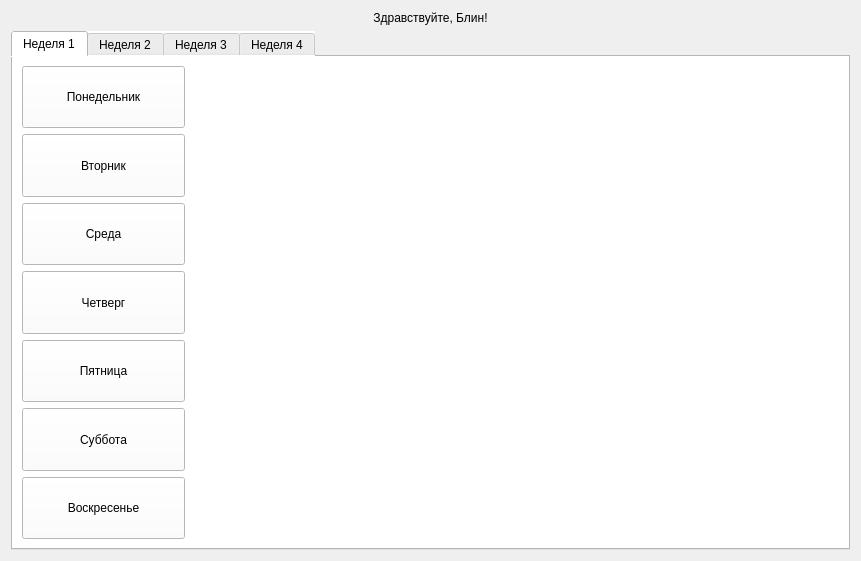
<?xml version="1.0" encoding="UTF-8"?>
<ui version="4.0">
 <class>Form</class>
 <widget class="QWidget" name="Form">
  <property name="geometry">
   <rect>
    <x>0</x>
    <y>0</y>
    <width>861</width>
    <height>561</height>
   </rect>
  </property>
  <property name="windowTitle">
   <string>Form</string>
  </property>
  <layout class="QGridLayout" name="gridLayout" columnstretch="0,0">
   <item row="1" column="0">
    <widget class="QTabWidget" name="tabWidget">
     <property name="layoutDirection">
      <enum>Qt::LeftToRight</enum>
     </property>
     <property name="autoFillBackground">
      <bool>false</bool>
     </property>
     <property name="styleSheet">
      <string notr="true">background-color: rgb(255, 255, 255);
color: rgb(0, 0, 0);</string>
     </property>
     <property name="tabPosition">
      <enum>QTabWidget::North</enum>
     </property>
     <property name="tabShape">
      <enum>QTabWidget::Rounded</enum>
     </property>
     <property name="currentIndex">
      <number>0</number>
     </property>
     <property name="elideMode">
      <enum>Qt::ElideLeft</enum>
     </property>
     <property name="usesScrollButtons">
      <bool>true</bool>
     </property>
     <property name="tabsClosable">
      <bool>false</bool>
     </property>
     <property name="movable">
      <bool>false</bool>
     </property>
     <property name="tabBarAutoHide">
      <bool>false</bool>
     </property>
     <widget class="QWidget" name="week_1">
      <attribute name="title">
       <string>Неделя 1</string>
      </attribute>
      <layout class="QHBoxLayout" name="horizontalLayout_2" stretch="1,4">
       <property name="sizeConstraint">
        <enum>QLayout::SetDefaultConstraint</enum>
       </property>
       <item>
        <layout class="QVBoxLayout" name="days_1">
         <item>
          <widget class="QPushButton" name="monday_1">
           <property name="sizePolicy">
            <sizepolicy hsizetype="Expanding" vsizetype="Expanding">
             <horstretch>0</horstretch>
             <verstretch>0</verstretch>
            </sizepolicy>
           </property>
           <property name="text">
            <string>Понедельник</string>
           </property>
          </widget>
         </item>
         <item>
          <widget class="QPushButton" name="tuesday_1">
           <property name="sizePolicy">
            <sizepolicy hsizetype="Expanding" vsizetype="Expanding">
             <horstretch>0</horstretch>
             <verstretch>0</verstretch>
            </sizepolicy>
           </property>
           <property name="text">
            <string>Вторник</string>
           </property>
          </widget>
         </item>
         <item>
          <widget class="QPushButton" name="thirthday_1">
           <property name="sizePolicy">
            <sizepolicy hsizetype="Minimum" vsizetype="Expanding">
             <horstretch>0</horstretch>
             <verstretch>0</verstretch>
            </sizepolicy>
           </property>
           <property name="text">
            <string>Среда</string>
           </property>
          </widget>
         </item>
         <item>
          <widget class="QPushButton" name="wednsday_1">
           <property name="sizePolicy">
            <sizepolicy hsizetype="Minimum" vsizetype="Expanding">
             <horstretch>0</horstretch>
             <verstretch>0</verstretch>
            </sizepolicy>
           </property>
           <property name="text">
            <string>Четверг</string>
           </property>
          </widget>
         </item>
         <item>
          <widget class="QPushButton" name="friday_1">
           <property name="sizePolicy">
            <sizepolicy hsizetype="Minimum" vsizetype="Expanding">
             <horstretch>0</horstretch>
             <verstretch>0</verstretch>
            </sizepolicy>
           </property>
           <property name="text">
            <string>Пятница</string>
           </property>
          </widget>
         </item>
         <item>
          <widget class="QPushButton" name="saturday_1">
           <property name="sizePolicy">
            <sizepolicy hsizetype="Minimum" vsizetype="Expanding">
             <horstretch>0</horstretch>
             <verstretch>0</verstretch>
            </sizepolicy>
           </property>
           <property name="text">
            <string>Суббота</string>
           </property>
          </widget>
         </item>
         <item>
          <widget class="QPushButton" name="sunday_1">
           <property name="sizePolicy">
            <sizepolicy hsizetype="Minimum" vsizetype="Expanding">
             <horstretch>0</horstretch>
             <verstretch>0</verstretch>
            </sizepolicy>
           </property>
           <property name="text">
            <string>Воскресенье</string>
           </property>
          </widget>
         </item>
        </layout>
       </item>
       <item>
        <layout class="QVBoxLayout" name="content_1"/>
       </item>
      </layout>
     </widget>
     <widget class="QWidget" name="week_2">
      <attribute name="title">
       <string>Неделя 2</string>
      </attribute>
      <layout class="QHBoxLayout" name="horizontalLayout_3" stretch="1,4">
       <item>
        <layout class="QVBoxLayout" name="days_2">
         <item>
          <widget class="QPushButton" name="monday_2">
           <property name="sizePolicy">
            <sizepolicy hsizetype="Expanding" vsizetype="Expanding">
             <horstretch>0</horstretch>
             <verstretch>0</verstretch>
            </sizepolicy>
           </property>
           <property name="text">
            <string>Понедельник</string>
           </property>
          </widget>
         </item>
         <item>
          <widget class="QPushButton" name="tuesday_2">
           <property name="sizePolicy">
            <sizepolicy hsizetype="Expanding" vsizetype="Expanding">
             <horstretch>0</horstretch>
             <verstretch>0</verstretch>
            </sizepolicy>
           </property>
           <property name="text">
            <string>Вторник</string>
           </property>
          </widget>
         </item>
         <item>
          <widget class="QPushButton" name="thirthday_2">
           <property name="sizePolicy">
            <sizepolicy hsizetype="Minimum" vsizetype="Expanding">
             <horstretch>0</horstretch>
             <verstretch>0</verstretch>
            </sizepolicy>
           </property>
           <property name="text">
            <string>Среда</string>
           </property>
          </widget>
         </item>
         <item>
          <widget class="QPushButton" name="wednsday_2">
           <property name="sizePolicy">
            <sizepolicy hsizetype="Minimum" vsizetype="Expanding">
             <horstretch>0</horstretch>
             <verstretch>0</verstretch>
            </sizepolicy>
           </property>
           <property name="text">
            <string>Четверг</string>
           </property>
          </widget>
         </item>
         <item>
          <widget class="QPushButton" name="friday_2">
           <property name="sizePolicy">
            <sizepolicy hsizetype="Minimum" vsizetype="Expanding">
             <horstretch>0</horstretch>
             <verstretch>0</verstretch>
            </sizepolicy>
           </property>
           <property name="text">
            <string>Пятница</string>
           </property>
          </widget>
         </item>
         <item>
          <widget class="QPushButton" name="saturday_2">
           <property name="sizePolicy">
            <sizepolicy hsizetype="Minimum" vsizetype="Expanding">
             <horstretch>0</horstretch>
             <verstretch>0</verstretch>
            </sizepolicy>
           </property>
           <property name="text">
            <string>Суббота</string>
           </property>
          </widget>
         </item>
         <item>
          <widget class="QPushButton" name="sunday_2">
           <property name="sizePolicy">
            <sizepolicy hsizetype="Minimum" vsizetype="Expanding">
             <horstretch>0</horstretch>
             <verstretch>0</verstretch>
            </sizepolicy>
           </property>
           <property name="text">
            <string>Воскресенье</string>
           </property>
          </widget>
         </item>
        </layout>
       </item>
       <item>
        <layout class="QVBoxLayout" name="content_2"/>
       </item>
      </layout>
     </widget>
     <widget class="QWidget" name="week_3">
      <attribute name="title">
       <string>Неделя 3</string>
      </attribute>
      <layout class="QHBoxLayout" name="horizontalLayout_4" stretch="1,4">
       <item>
        <layout class="QVBoxLayout" name="days_3">
         <item>
          <widget class="QPushButton" name="monday_3">
           <property name="sizePolicy">
            <sizepolicy hsizetype="Expanding" vsizetype="Expanding">
             <horstretch>0</horstretch>
             <verstretch>0</verstretch>
            </sizepolicy>
           </property>
           <property name="text">
            <string>Понедельник</string>
           </property>
          </widget>
         </item>
         <item>
          <widget class="QPushButton" name="tuesday_3">
           <property name="sizePolicy">
            <sizepolicy hsizetype="Expanding" vsizetype="Expanding">
             <horstretch>0</horstretch>
             <verstretch>0</verstretch>
            </sizepolicy>
           </property>
           <property name="text">
            <string>Вторник</string>
           </property>
          </widget>
         </item>
         <item>
          <widget class="QPushButton" name="thirthday_3">
           <property name="sizePolicy">
            <sizepolicy hsizetype="Minimum" vsizetype="Expanding">
             <horstretch>0</horstretch>
             <verstretch>0</verstretch>
            </sizepolicy>
           </property>
           <property name="text">
            <string>Среда</string>
           </property>
          </widget>
         </item>
         <item>
          <widget class="QPushButton" name="wednsday_3">
           <property name="sizePolicy">
            <sizepolicy hsizetype="Minimum" vsizetype="Expanding">
             <horstretch>0</horstretch>
             <verstretch>0</verstretch>
            </sizepolicy>
           </property>
           <property name="text">
            <string>Четверг</string>
           </property>
          </widget>
         </item>
         <item>
          <widget class="QPushButton" name="friday_3">
           <property name="sizePolicy">
            <sizepolicy hsizetype="Minimum" vsizetype="Expanding">
             <horstretch>0</horstretch>
             <verstretch>0</verstretch>
            </sizepolicy>
           </property>
           <property name="text">
            <string>Пятница</string>
           </property>
          </widget>
         </item>
         <item>
          <widget class="QPushButton" name="saturday_3">
           <property name="sizePolicy">
            <sizepolicy hsizetype="Minimum" vsizetype="Expanding">
             <horstretch>0</horstretch>
             <verstretch>0</verstretch>
            </sizepolicy>
           </property>
           <property name="text">
            <string>Суббота</string>
           </property>
          </widget>
         </item>
         <item>
          <widget class="QPushButton" name="sunday_3">
           <property name="sizePolicy">
            <sizepolicy hsizetype="Minimum" vsizetype="Expanding">
             <horstretch>0</horstretch>
             <verstretch>0</verstretch>
            </sizepolicy>
           </property>
           <property name="text">
            <string>Воскресенье</string>
           </property>
          </widget>
         </item>
        </layout>
       </item>
       <item>
        <layout class="QVBoxLayout" name="content_3"/>
       </item>
      </layout>
     </widget>
     <widget class="QWidget" name="week_4">
      <attribute name="title">
       <string>Неделя 4</string>
      </attribute>
      <layout class="QHBoxLayout" name="horizontalLayout_5" stretch="1,4">
       <item>
        <layout class="QVBoxLayout" name="days_4">
         <item>
          <widget class="QPushButton" name="monday_4">
           <property name="sizePolicy">
            <sizepolicy hsizetype="Expanding" vsizetype="Expanding">
             <horstretch>0</horstretch>
             <verstretch>0</verstretch>
            </sizepolicy>
           </property>
           <property name="text">
            <string>Понедельник</string>
           </property>
          </widget>
         </item>
         <item>
          <widget class="QPushButton" name="tuesday_4">
           <property name="sizePolicy">
            <sizepolicy hsizetype="Expanding" vsizetype="Expanding">
             <horstretch>0</horstretch>
             <verstretch>0</verstretch>
            </sizepolicy>
           </property>
           <property name="text">
            <string>Вторник</string>
           </property>
          </widget>
         </item>
         <item>
          <widget class="QPushButton" name="thirthday_4">
           <property name="sizePolicy">
            <sizepolicy hsizetype="Minimum" vsizetype="Expanding">
             <horstretch>0</horstretch>
             <verstretch>0</verstretch>
            </sizepolicy>
           </property>
           <property name="text">
            <string>Среда</string>
           </property>
          </widget>
         </item>
         <item>
          <widget class="QPushButton" name="wednsday_4">
           <property name="sizePolicy">
            <sizepolicy hsizetype="Minimum" vsizetype="Expanding">
             <horstretch>0</horstretch>
             <verstretch>0</verstretch>
            </sizepolicy>
           </property>
           <property name="text">
            <string>Четверг</string>
           </property>
          </widget>
         </item>
         <item>
          <widget class="QPushButton" name="friday_4">
           <property name="sizePolicy">
            <sizepolicy hsizetype="Minimum" vsizetype="Expanding">
             <horstretch>0</horstretch>
             <verstretch>0</verstretch>
            </sizepolicy>
           </property>
           <property name="text">
            <string>Пятница</string>
           </property>
          </widget>
         </item>
         <item>
          <widget class="QPushButton" name="saturday_4">
           <property name="sizePolicy">
            <sizepolicy hsizetype="Minimum" vsizetype="Expanding">
             <horstretch>0</horstretch>
             <verstretch>0</verstretch>
            </sizepolicy>
           </property>
           <property name="text">
            <string>Суббота</string>
           </property>
          </widget>
         </item>
         <item>
          <widget class="QPushButton" name="sunday_4">
           <property name="sizePolicy">
            <sizepolicy hsizetype="Minimum" vsizetype="Expanding">
             <horstretch>0</horstretch>
             <verstretch>0</verstretch>
            </sizepolicy>
           </property>
           <property name="text">
            <string>Воскресенье</string>
           </property>
          </widget>
         </item>
        </layout>
       </item>
       <item>
        <layout class="QVBoxLayout" name="content_4"/>
       </item>
      </layout>
     </widget>
    </widget>
   </item>
   <item row="0" column="0">
    <widget class="QLabel" name="label">
     <property name="text">
      <string>Здравствуйте, Блин!</string>
     </property>
     <property name="alignment">
      <set>Qt::AlignCenter</set>
     </property>
    </widget>
   </item>
  </layout>
 </widget>
 <resources/>
 <connections/>
</ui>
